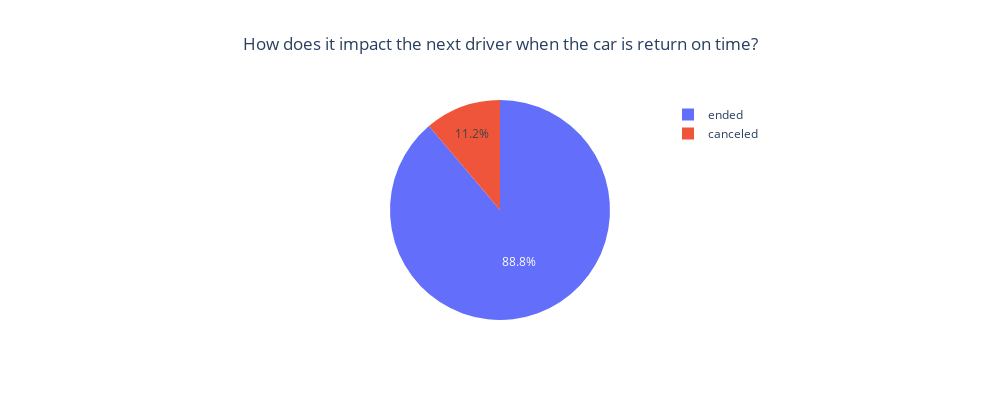

This figure's notebook cell:
### Code cell
fig = px.pie(dataset_join_clean[dataset_join_clean["delay_status"] == "Not impacted"], names='state', title= 'How does it impact the next driver when the car is return on time?', width = 1000, height=400)
fig.update_layout(title_x=0.5, legend=dict(x= 0.7))
fig.show(); 

fig = px.pie(dataset_join_clean[dataset_join_clean["delay_status"] == "Impacted"], names='state', title= 'How does it impact the next driver when car is return late?', width = 1000, height=400)
fig.update_layout(title_x=0.5, legend=dict(x= 0.7))
fig.show();

### Figure 1 — Plotly figure (JSON) as saved in the notebook; plotly's stock layout.template omitted (floating-point values rounded to 4 significant figures; data arrays with more than 128 entries replaced by an {"elided": "..."} marker saying what was removed)
{"data": [{"domain": {"x": [0, 1], "y": [0, 1]}, "hovertemplate": "state=%{label}<extra></extra>", "labels": {"elided": "1511 str values"}, "legendgroup": "", "name": "", "showlegend": true, "type": "pie"}], "layout": {"height": 400, "legend": {"tracegroupgap": 0, "x": 0.7}, "title": {"text": "How does it impact the next driver when the car is return on time?", "x": 0.5}, "width": 1000}}
